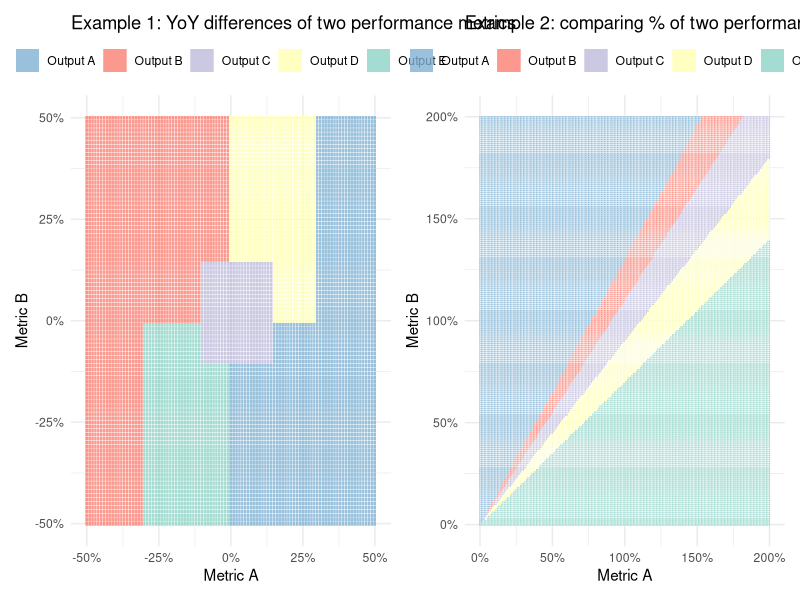

Source code (R):

# AUTHOR: https://twitter.com/Eeysirhc
# DATE WRITTEN: 2020-04-22
# ARTICLE: TBD

# DESCRIPTION
# EXAMPLE ON HOW TO VISUALIZE SYSTEM OUTPUTS WITH DECISION GRIDS

# LOAD LIBRARIES
library(tidyverse)
library(scales)
library(patchwork)


# PLOTTING FUNCTION
decision_plot <- function(df){
  
  decision_hist <- ggplot(data = df, aes(metric_a, metric_b, fill = value)) +
    geom_tile(color = 'white', alpha = 0.8) +
    scale_fill_brewer(palette = 'Set3', direction = -1) +
    scale_x_continuous(labels = percent_format(round(1))) +
    scale_y_continuous(labels = percent_format(round(1))) +
    theme_minimal() +
    theme(legend.position = 'top')
  
  return(decision_hist)
}


# EXAMPLE 1: COMPARING YOY DIFFERENCES
df1 <- as_tibble(expand.grid(metric_a = seq(-.50, .50, .01), 
                            metric_b = seq(-.50, .50, .01)))

df1 <- df1 %>% 
  mutate(value = case_when(metric_a >= .30 ~ 'Output A',
                           metric_a < -.30 ~ 'Output B',
                           metric_a >= -.10 & metric_b >= -.10 
                           & metric_a < .15 & metric_b < .15 ~ 'Output C',
                           metric_a >= 0 & metric_a < 0.30 & metric_b < 0 ~ 'Output A',
                           metric_a >= -.30 & metric_a < 0 & metric_b >= 0 ~ 'Output B',
                           metric_a >= 0 & metric_a < 0.30 & metric_b >= 0 ~ 'Output D',
                           metric_a < 0 & metric_a >= -.30 & metric_b < 0 ~ 'Output E'))

p1 <- df1 %>% 
  decision_plot +
  labs(x = "Metric A", y = "Metric B", fill = NULL, 
       title = "Example 1: YoY differences of two performance metrics") 
  


# EXAMPLE 2: COMPARING RAW % BETWEEN METRICS
df2 <- as_tibble(expand.grid(metric_a = seq(0, 2, .01), 
                           metric_b = seq(0, 2, .01)))

df2 <- df2 %>% 
  mutate(value = case_when(metric_b >= metric_a*1.3 ~ 'Output A',
                           metric_b >= metric_a*1.1 & metric_b < metric_a*1.3 ~ 'Output B',
                           metric_b >= metric_a*0.7 & metric_b < metric_a*0.90 ~ 'Output D',
                           metric_b < metric_a*0.7 ~ 'Output E',
                           TRUE ~ 'Output C'))

p2 <- df2 %>% 
  decision_plot +
  labs(x = "Metric A", y = "Metric B", fill = NULL,
       title = "Example 2: comparing % of two performance metrics") 



# PLOT CHARTS
p1 + p2




